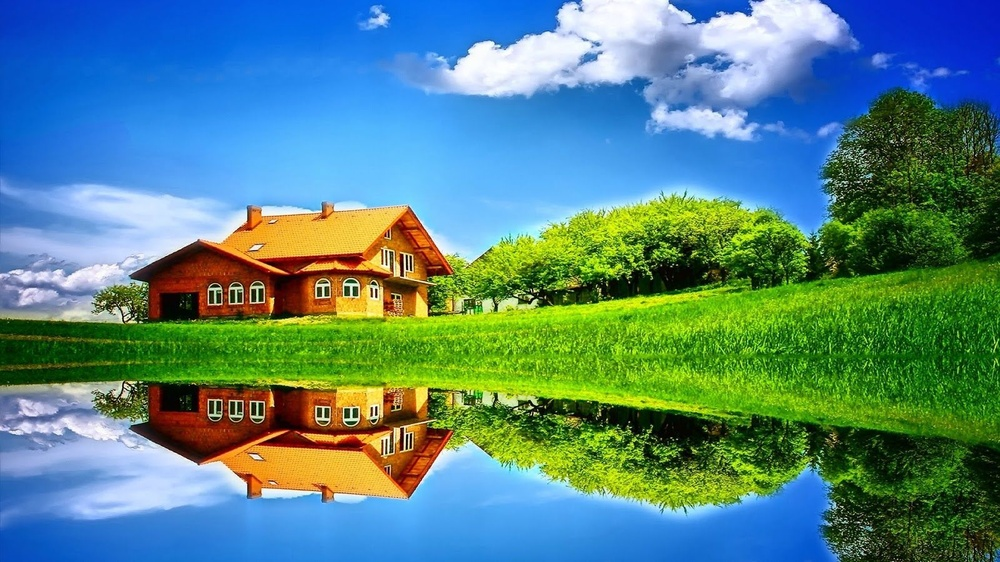
#> input picture IPCV Lab/Assignment-5-Code/img.jpg, 1000 x 562 px, shrunk from 1600 x 900 before the run
$ python ColourDominance.py
#> lines starting #> are read from the running program, lines starting #| are printed output that depends on the picture
# find the dominant colours in an image
from PIL import Image
import cv2
import numpy as np
import matplotlib.pyplot as plt
import matplotlib.image as mpimg

def DsiplayDominantColours(image_path):
	# load the image
#> called with image_path = 'img.jpg'
	image = mpimg.imread(image_path)
#> image is the input picture: shape (562, 1000, 3); mean R, G, B 85.5, 133.4, 131.7
	# reshape the image to a 2D array of pixels and 3 colour values (RGB)
	pixel_values = image.reshape((-1, 3))
	# convert to float colour values in the range 0 to 1
	pixel_values = np.float32(pixel_values)
	# define stopping criteria
	criteria = (cv2.TERM_CRITERIA_EPS + cv2.TERM_CRITERIA_MAX_ITER, 100, 0.2)
	# apply k-means clustering
	_, labels, (centers) = cv2.kmeans(pixel_values, 3, None, criteria, 10, cv2.KMEANS_RANDOM_CENTERS)
#> centers = [[192.4, 207, 175.7], [51.83, 130.8, 223.4], [68.02, 100.4, 17.46]]
	# convert back to 8 bit values
	centers = np.uint8(centers)
#> centers = [[192, 207, 175], [51, 130, 223], [68, 100, 17]]
	# flatten the labels array
	labels = labels.flatten()
	# convert all pixels to the colour of the centroid with the lowest label
	segmented_image = centers[labels.flatten()]
	# reshape back to the original image shape
	segmented_image = segmented_image.reshape(image.shape)
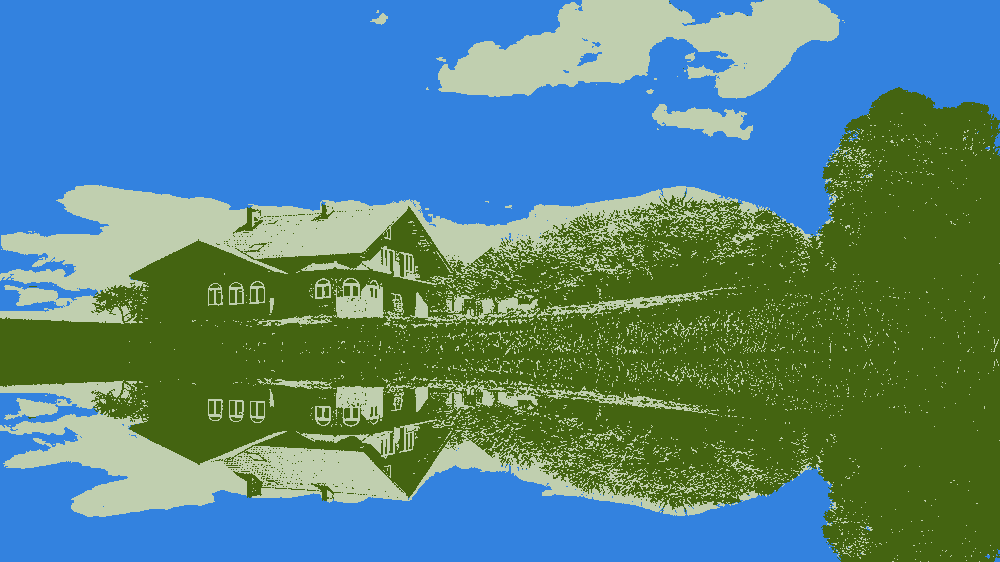
#> segmented_image: shape (562, 1000, 3); mean R, G, B 85.1, 132.9, 131.3
	# plot the image
	plt.imshow(segmented_image)
	plt.show()

if __name__ == '__main__':
	DsiplayDominantColours('img.jpg')
